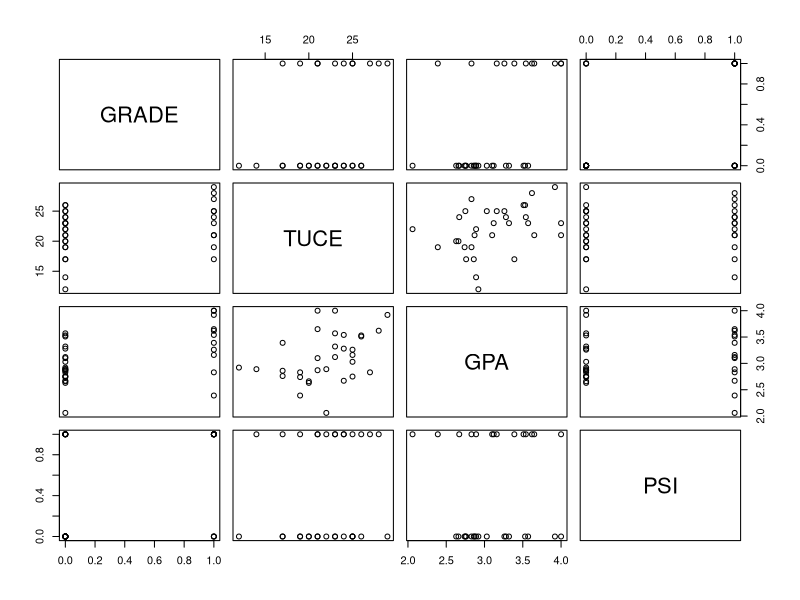
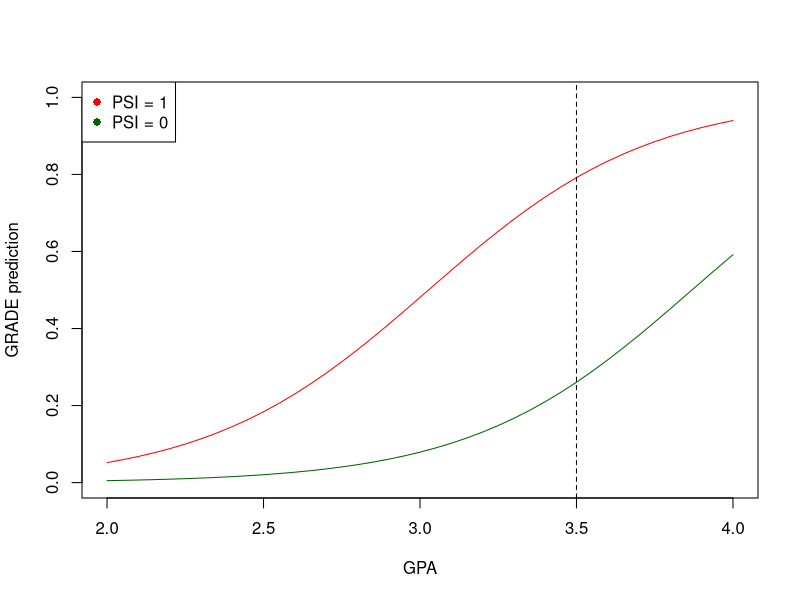

These charts were generated, in order, by the following R code:
#### Fitted values / predi Logit ####
#
# 
# 
# 
#
#
### Example: Limited dependent variables  
#    
#    
#   
#
# Data
rm(list=ls())
psi <- read.csv('psi.csv')
plot(psi)
#
#
# Model data:
#
# GRADE  - binary dependent variable, 1 if "grade in Economy" has improved, 0 otherwise
# TUCE   - points scored in Test of Understanding in College Economics
# GPA    - Grade point average <0,4>; 4 is the best average achievable
# PSI    - Personalized system of instruction; 1 if PSI used, 0 if PSI not used
#
#
# Logistic regression
#
logit.fit<-glm(GRADE ~ TUCE+GPA+PSI, family=binomial(link = "logit"), data=psi)
summary(logit.fit)
pred.Grade <- predict(logit.fit, type="response") 
#
# We want to assess (predict) the influence of PSI participation
# for different GPA levels (from 2 to 4). As we are not really interested 
# in TUCE values, we may fix TUCE at its mean (other fixed levels may be used as well)
#
# 
# First, we need to make regressor observations for plotting.
# We make two separate datasets, one for PSI = 0, other for PSI = 1.
#
# Make a new dataset including values of the regressors (PSI = 0):
# We start by creating an empty dataset.
# .. Ad-hoc, we choose to have 41 "artificial" observations
psi2 <- as.data.frame(matrix(rep(0, 123), ncol=3)) 
colnames(psi2) <- c("TUCE", "GPA", "PSI")
# Second, include values for TUCE and GPA
# .. PSI already set to 0 on line 39.
psi2$TUCE <- mean(psi$TUCE)
psi2$GPA <- seq(from = 2, to = 4, length.out = 41)
head(psi2)
#
# Now, we replicate the psi2 dataset for alternative predictions,
# but we set PSI = 1:
psi3 <- psi2
psi3$PSI <- 1
head(psi3)
#
# Lets make two alternative forecasts as specified above,
# .. the regressors only differ in the PSI: 0 or 1
psi.0.predict <- predict(logit.fit, type="response", newdata=psi2)
psi.1.predict <- predict(logit.fit, type="response", newdata=psi3)
#
plot(psi.1.predict~psi2$GPA, type="l", col = "red", xlim = c(2,4), ylim = c(0,1),
     xlab = "GPA", ylab = "GRADE prediction")
lines(psi.0.predict~psi2$GPA, type="l", col="darkgreen")
abline(v = 3.5, lty = 2)
legend("topleft", legend=c("PSI = 1", "PSI = 0"), 
       pch=16, col=c("red", "darkgreen"))
#
## Assignment 1
## What is the interpretation of the following "table"?
## How does it relate to the plot just produced?
#
GRADE_preds <- cbind(psi2$GPA, psi.1.predict - psi.0.predict)
colnames(GRADE_preds) <- c("GPA", "GRADE_hat difference")
head(GRADE_preds)
tail(GRADE_preds, 11)
#
#
## Assignment 2:
## Amend the above code (starting on line 45), to find the following:
## What is the expected effect (on GRADE_hat) of changing PSI from 0 to 1 at GPA = 3,
## if we fix TUCE at its observed maximum value (instead of using mean)?
## 
#
#
#
#